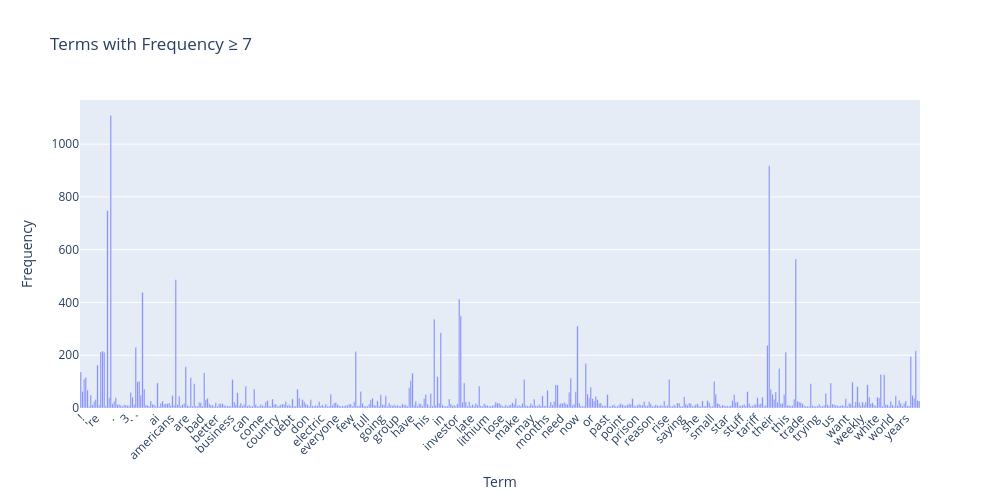

The code cell stored with this chart in its notebook:
### Code cell
# 設定頻率下限，可依需求調整
min_freq = 7

# 找出所有出現次數 >= min_freq 的詞彙索引
valid_idx = np.where(term_freq >= min_freq)[0]

# 建立 DataFrame 並準備繪圖資料
freq_df = pd.DataFrame({
    'term': vectorizer.get_feature_names_out()[valid_idx],
    'frequency': term_freq[valid_idx]
})

# 使用 Plotly 繪製 bar chart
fig = px.bar(
    freq_df,
    x='term',
    y='frequency',
    title=f"Terms with Frequency ≥ {min_freq}",
    labels={'term': 'Term', 'frequency': 'Frequency'}
)

fig.update_layout(
    xaxis_tickangle=-45,
    width=1000,
    height=500
)
fig.show()

### Figure 1 — Plotly figure (JSON) as saved in the notebook; plotly's stock layout.template omitted (floating-point values rounded to 4 significant figures; data arrays with more than 128 entries replaced by an {"elided": "..."} marker saying what was removed)
{"data": [{"hovertemplate": "Term=%{x}<br>Frequency=%{y}<extra></extra>", "legendgroup": "", "marker": {"color": "#636efa", "pattern": {"shape": ""}}, "name": "", "orientation": "v", "showlegend": false, "textposition": "auto", "type": "bar", "x": {"elided": "504 str values"}, "xaxis": "x", "y": {"elided": "504 int values"}, "yaxis": "y"}], "layout": {"barmode": "relative", "height": 500, "legend": {"tracegroupgap": 0}, "title": {"text": "Terms with Frequency ≥ 7"}, "width": 1000, "xaxis": {"anchor": "y", "domain": [0, 1], "tickangle": -45, "title": {"text": "Term"}}, "yaxis": {"anchor": "x", "domain": [0, 1], "title": {"text": "Frequency"}}}}
